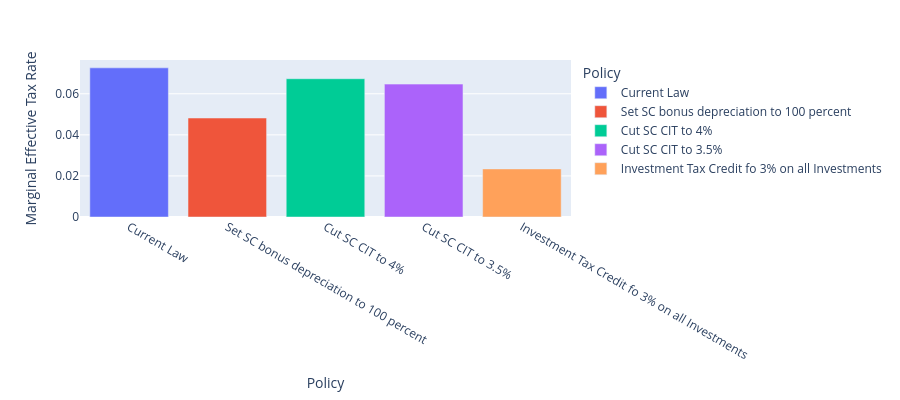

Notebook code cell kept with this figure:
### Code cell
# Plot Figure 12: Effects of South Carolina Business Tax Reforms in 2025 on Business
# Incentives to Invest and on State Tax Revenue
fig12 = px.bar(
    df[(df["output_var"]=="metr") & (df["asset_type"]=="machines")],
    x="Policy", y="value", color='Policy',
    labels={'value':'Marginal Effective Tax Rate'}, height=400
)
fig12.show()

### Figure 1 — Plotly figure (JSON) as saved in the notebook; plotly's stock layout.template omitted (floating-point values rounded to 4 significant figures)
{"data": [{"alignmentgroup": "True", "hovertemplate": "Policy=%{x}<br>Marginal Effective Tax Rate=%{y}<extra></extra>", "legendgroup": "Current Law", "marker": {"color": "#636efa", "pattern": {"shape": ""}}, "name": "Current Law", "offsetgroup": "Current Law", "orientation": "v", "showlegend": true, "textposition": "auto", "type": "bar", "x": ["Current Law"], "xaxis": "x", "y": [0.07262], "yaxis": "y"}, {"alignmentgroup": "True", "hovertemplate": "Policy=%{x}<br>Marginal Effective Tax Rate=%{y}<extra></extra>", "legendgroup": "Set SC bonus depreciation to 100 percent", "marker": {"color": "#EF553B", "pattern": {"shape": ""}}, "name": "Set SC bonus depreciation to 100 percent", "offsetgroup": "Set SC bonus depreciation to 100 percent", "orientation": "v", "showlegend": true, "textposition": "auto", "type": "bar", "x": ["Set SC bonus depreciation to 100 percent"], "xaxis": "x", "y": [0.04819], "yaxis": "y"}, {"alignmentgroup": "True", "hovertemplate": "Policy=%{x}<br>Marginal Effective Tax Rate=%{y}<extra></extra>", "legendgroup": "Cut SC CIT to 4%", "marker": {"color": "#00cc96", "pattern": {"shape": ""}}, "name": "Cut SC CIT to 4%", "offsetgroup": "Cut SC CIT to 4%", "orientation": "v", "showlegend": true, "textposition": "auto", "type": "bar", "x": ["Cut SC CIT to 4%"], "xaxis": "x", "y": [0.06733], "yaxis": "y"}, {"alignmentgroup": "True", "hovertemplate": "Policy=%{x}<br>Marginal Effective Tax Rate=%{y}<extra></extra>", "legendgroup": "Cut SC CIT to 3.5%", "marker": {"color": "#ab63fa", "pattern": {"shape": ""}}, "name": "Cut SC CIT to 3.5%", "offsetgroup": "Cut SC CIT to 3.5%", "orientation": "v", "showlegend": true, "textposition": "auto", "type": "bar", "x": ["Cut SC CIT to 3.5%"], "xaxis": "x", "y": [0.0647], "yaxis": "y"}, {"alignmentgroup": "True", "hovertemplate": "Policy=%{x}<br>Marginal Effective Tax Rate=%{y}<extra></extra>", "legendgroup": "Investment Tax Credit fo 3% on all Investments", "marker": {"color": "#FFA15A", "pattern": {"shape": ""}}, "name": "Investment Tax Credit fo 3% on all Investments", "offsetgroup": "Investment Tax Credit fo 3% on all Investments", "orientation": "v", "showlegend": true, "textposition": "auto", "type": "bar", "x": ["Investment Tax Credit fo 3% on all Investments"], "xaxis": "x", "y": [0.02341], "yaxis": "y"}], "layout": {"barmode": "relative", "height": 400, "legend": {"title": {"text": "Policy"}, "tracegroupgap": 0}, "margin": {"t": 60}, "xaxis": {"anchor": "y", "categoryarray": ["Current Law", "Set SC bonus depreciation to 100 percent", "Cut SC CIT to 4%", "Cut SC CIT to 3.5%", "Investment Tax Credit fo 3% on all Investments"], "categoryorder": "array", "domain": [0, 1], "title": {"text": "Policy"}}, "yaxis": {"anchor": "x", "domain": [0, 1], "title": {"text": "Marginal Effective Tax Rate"}}}}
